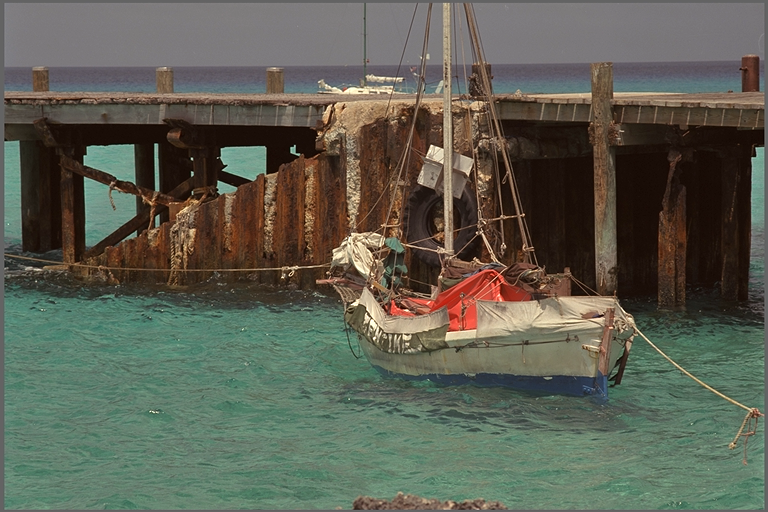
#> input picture lab4/obrazy/color/boat2_col.png, 768 x 512 px, found by its file name
$ python zad2.py
#> lines starting #> are read from the running program, lines starting #| are printed output that depends on the picture
import matplotlib.pyplot as plt
import numpy as np
import cv2

def ex_2():
    path_org = './obrazy_testowe/color/boat2_col.png'
    img_org = cv2.imread(path_org, cv2.IMREAD_UNCHANGED)
#> img_org is the input picture: shape (512, 768, 3); mean B, G, R 82.5, 95.3, 93.2

    # Przestrzen YCBRC
    img_ycbcr = cv2.cvtColor(img_org, cv2.COLOR_BGR2YCrCb)
#> img_ycbcr: shape (512, 768, 3); mean of channels 0, 1, 2 93.2, 127.9, 122
    img_ycbcr_org = img_ycbcr.copy()

    # Wyrownanie
    img_ycbcr[...,0] = cv2.equalizeHist(img_ycbcr[...,0])
#> img_ycbcr: shape (512, 768, 3); mean of channels 0, 1, 2 129.1, 127.9, 122

    # powrot do RGB
    img_rgb = cv2.cvtColor(img_ycbcr, cv2.COLOR_YCrCb2BGR)
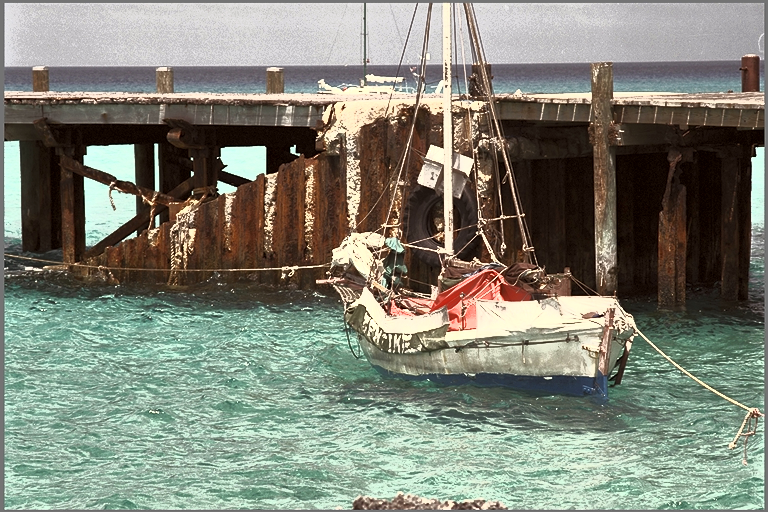
#> img_rgb: shape (512, 768, 3); mean B, G, R 118.5, 131.2, 128.2

    # zapisz
    cv2.imwrite('./output/eq_hist.png', img_rgb)

    plt.figure()
    hist_org_full = plt.hist(img_org.flatten(), 256, range=[0.0, 255.0])
    plt.title('Original histogram, every channel')
    plt.savefig('./output/org_hist_full.png')
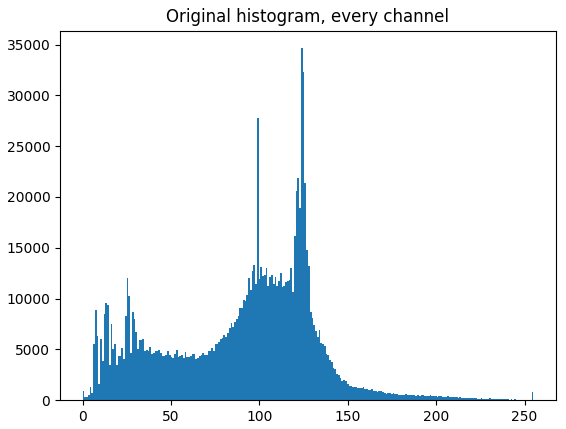
#> figure drawn by matplotlib, 1 panel; tallest bar 34637 high, from x = 123.5 to 124.5
    plt.figure()
    hist_org_y = plt.hist(img_ycbcr_org[...,0].flatten(), 256, range=[0.0, 255.0])
    plt.title('Original histogram, last channel')
    plt.savefig('./output/org_hist_last.png')
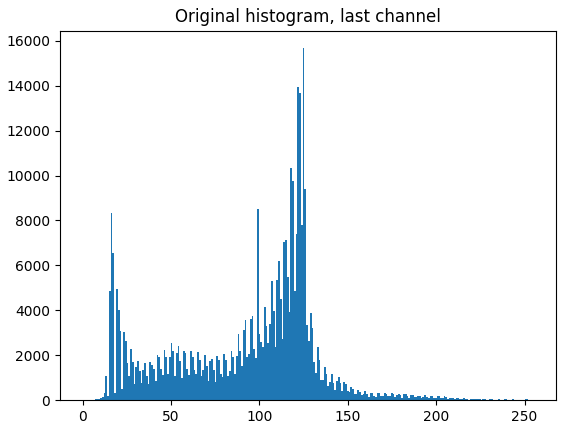
#> figure drawn by matplotlib, 1 panel; tallest bar 15667 high, from x = 124.5 to 125.5
    plt.figure()
    hist_eq_full = plt.hist(img_rgb.flatten(), 256, range=[0.0, 255.0])
    plt.title('equalized histogram, every channel')
    plt.savefig('./output/eq_hist_full.png')
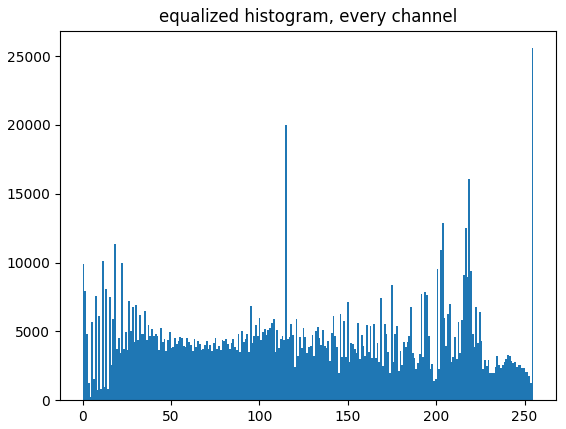
#> figure drawn by matplotlib, 1 panel; tallest bar 25581 high, from x = 254 to 255
    plt.figure()
    hist_eq_y = plt.hist(img_ycbcr[..., 0].flatten(), 256, range=[0.0, 255.0])
    plt.title('equalized histogram, last channel')
    plt.savefig('./output/eq_hist_last.png')
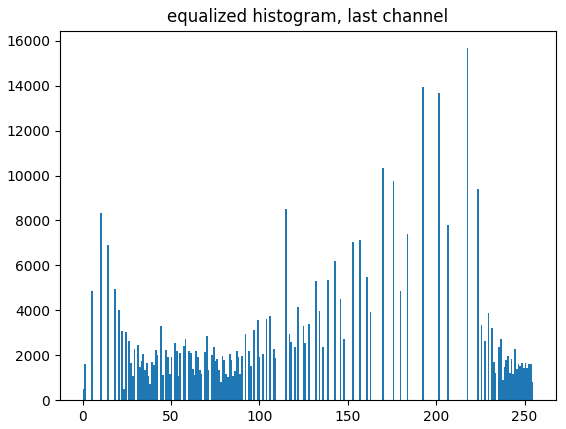
#> figure drawn by matplotlib, 1 panel; tallest bar 15667 high, from x = 217.1 to 218.1


ex_2()

$ run again, with lab4/obrazy/color/anemone_col.png copied over lab4/obrazy/color/boat2_col.png
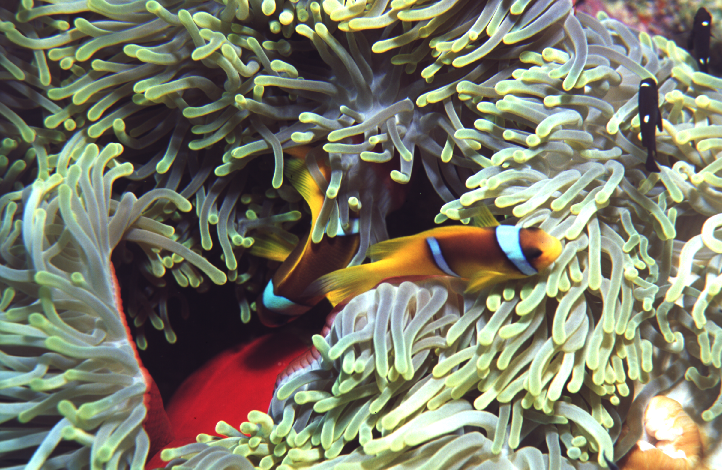
#> input picture lab4/obrazy/color/anemone_col.png, 722 x 470 px, found by its file name
#> in ex_2, img_org is the input picture: shape (470, 722, 3); mean B, G, R 105.7, 125, 124
#> in ex_2, `plt.savefig('./output/eq_hist_full.png')`:
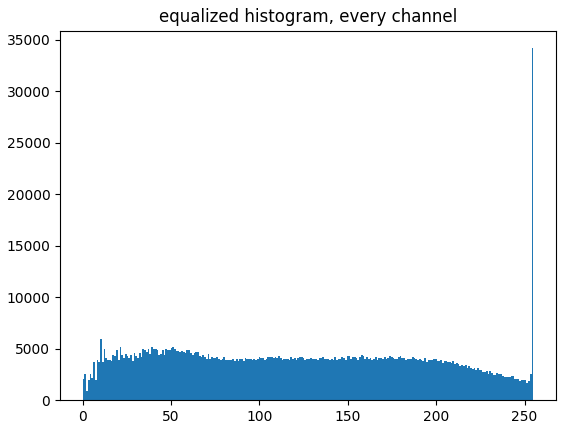
#> figure drawn by matplotlib, 1 panel; tallest bar 34166 high, from x = 254 to 255
#> in ex_2, `plt.savefig('./output/eq_hist_last.png')`:
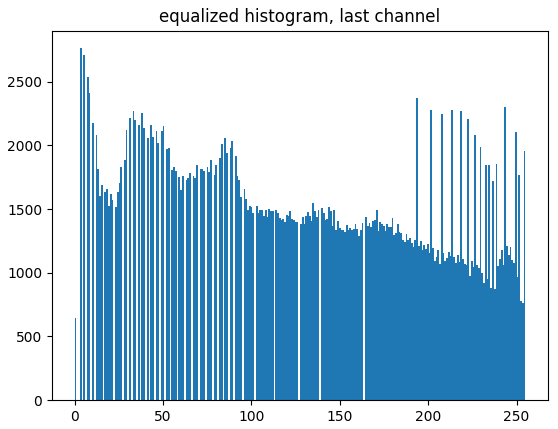
#> figure drawn by matplotlib, 1 panel; tallest bar 2762 high, from x = 2.99 to 3.98

$ run again, with lab4/obrazy/color/baboon_col.png copied over lab4/obrazy/color/boat2_col.png
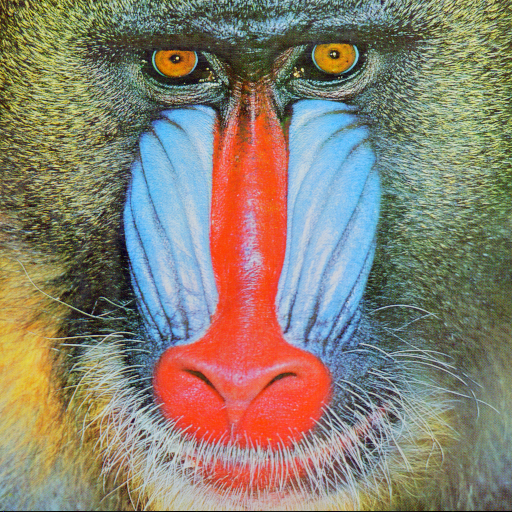
#> input picture lab4/obrazy/color/baboon_col.png, 512 x 512 px, found by its file name
#> in ex_2, img_org is the input picture: shape (512, 512, 3); mean B, G, R 113.1, 128.9, 137.4
#> in ex_2, `img_rgb = cv2.cvtColor(img_ycbcr, cv2.COLOR_YCrCb2BGR)`:
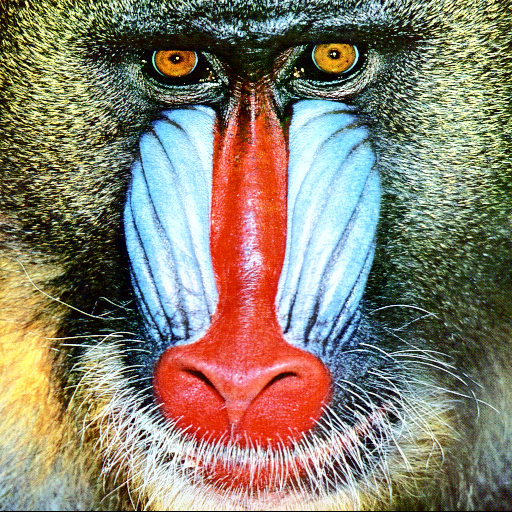
#> img_rgb: shape (512, 512, 3); mean B, G, R 110.5, 127.5, 136
#> in ex_2, `plt.savefig('./output/eq_hist_last.png')`:
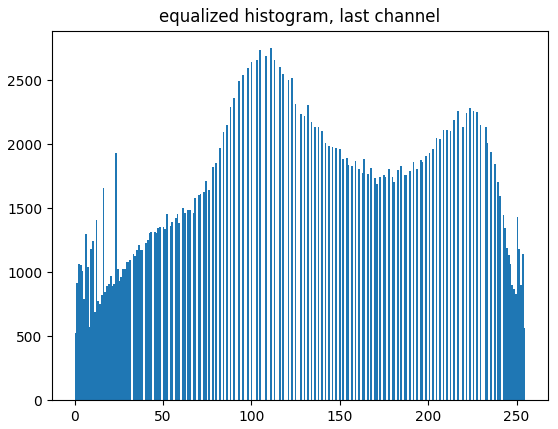
#> figure drawn by matplotlib, 1 panel; tallest bar 2752 high, from x = 110.6 to 111.6

$ run again, with lab4/obrazy/color/barbara_col.png copied over lab4/obrazy/color/boat2_col.png
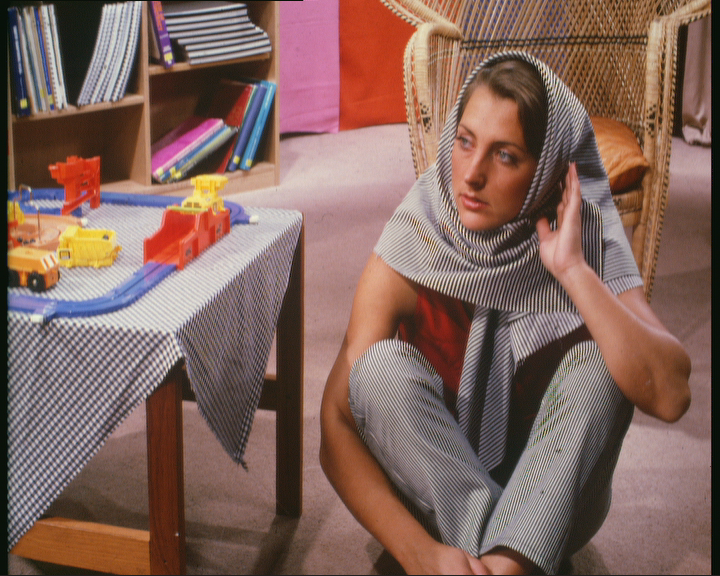
#> input picture lab4/obrazy/color/barbara_col.png, 720 x 576 px, found by its file name
#> in ex_2, img_org is the input picture: shape (576, 720, 3); mean B, G, R 92.7, 101.1, 130.6
#> in ex_2, `img_rgb = cv2.cvtColor(img_ycbcr, cv2.COLOR_YCrCb2BGR)`:
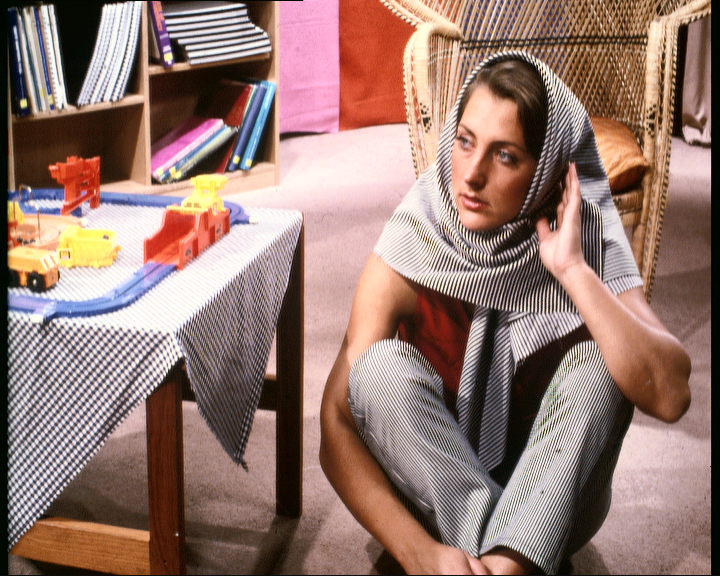
#> img_rgb: shape (576, 720, 3); mean B, G, R 111.8, 120.4, 149.2
#> in ex_2, `plt.savefig('./output/eq_hist_last.png')`:
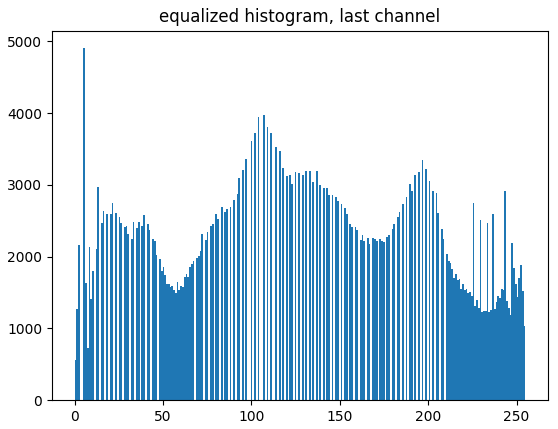
#> figure drawn by matplotlib, 1 panel; tallest bar 4904 high, from x = 4.98 to 5.98
